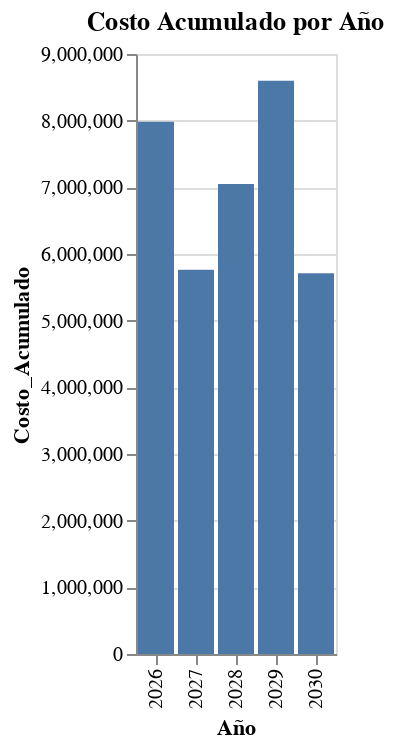

This figure's notebook cell:
### Code cell
# prompt: Using dataframe df_costo_acumulado_por_año: generar un resumen ejecutivo que ncluya graficas relacionado principalmente a los costos

import altair as alt

# Create a bar chart showing the accumulated cost per year
chart_costo_acumulado = alt.Chart(df_costo_acumulado_por_año).mark_bar().encode(
    x='Año:O',
    y='Costo_Acumulado',
    tooltip=['Año', 'Costo_Acumulado']
).properties(
    title='Costo Acumulado por Año'
)

# Display the chart
chart_costo_acumulado

### Figure 1 — Vega-Lite specification as saved in the notebook (floating-point values rounded to 4 significant figures)
{"config": {"view": {"continuousWidth": 300, "continuousHeight": 300}}, "data": {"name": "data-320a2aa9e25d411c51e1e37228d5aca8"}, "mark": {"type": "bar"}, "encoding": {"tooltip": [{"field": "Año", "type": "quantitative"}, {"field": "Costo_Acumulado", "type": "quantitative"}], "x": {"field": "Año", "type": "ordinal"}, "y": {"field": "Costo_Acumulado", "type": "quantitative"}}, "title": "Costo Acumulado por Año", "$schema": "https://vega.github.io/schema/vega-lite/v5.20.1.json", "datasets": {"data-320a2aa9e25d411c51e1e37228d5aca8": [{"Año": 2026, "Costo_Acumulado": 7983000.0}, {"Año": 2027, "Costo_Acumulado": 5764000.0}, {"Año": 2028, "Costo_Acumulado": 7049000.0}, {"Año": 2029, "Costo_Acumulado": 8597000.0}, {"Año": 2030, "Costo_Acumulado": 5713000.0}]}}
